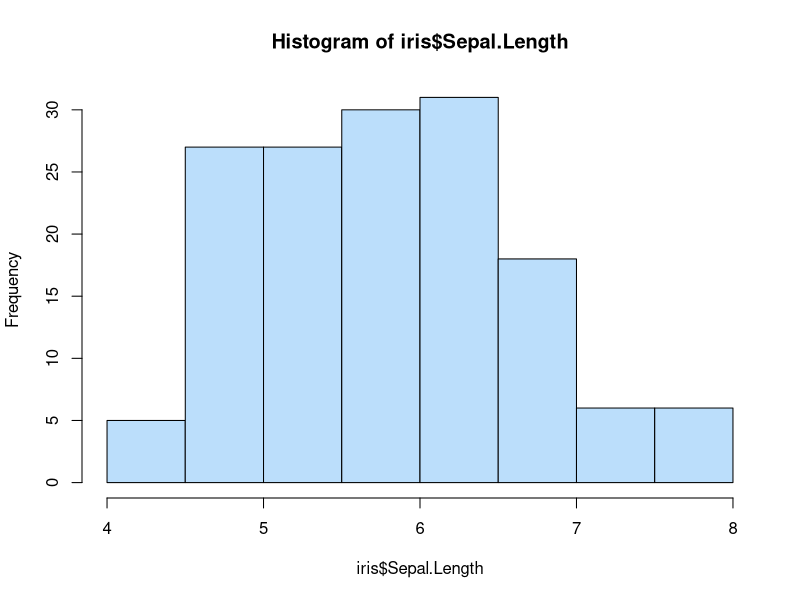
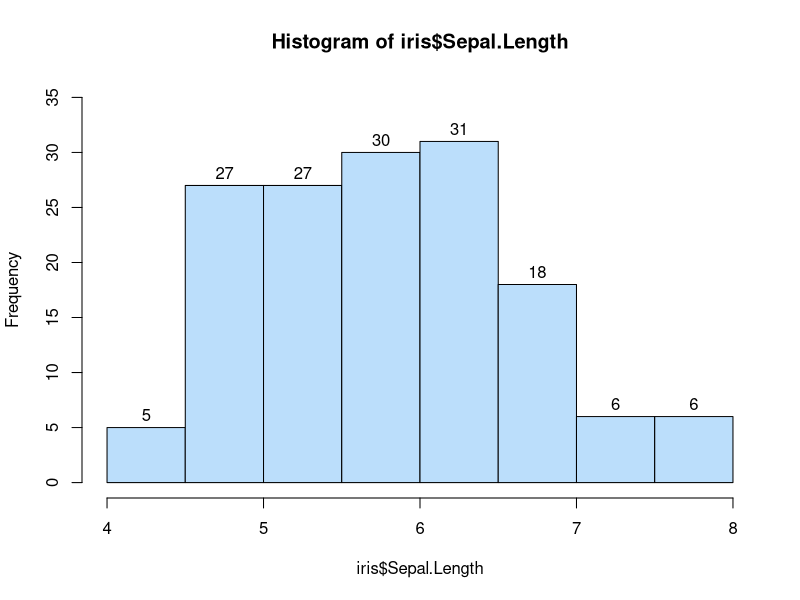
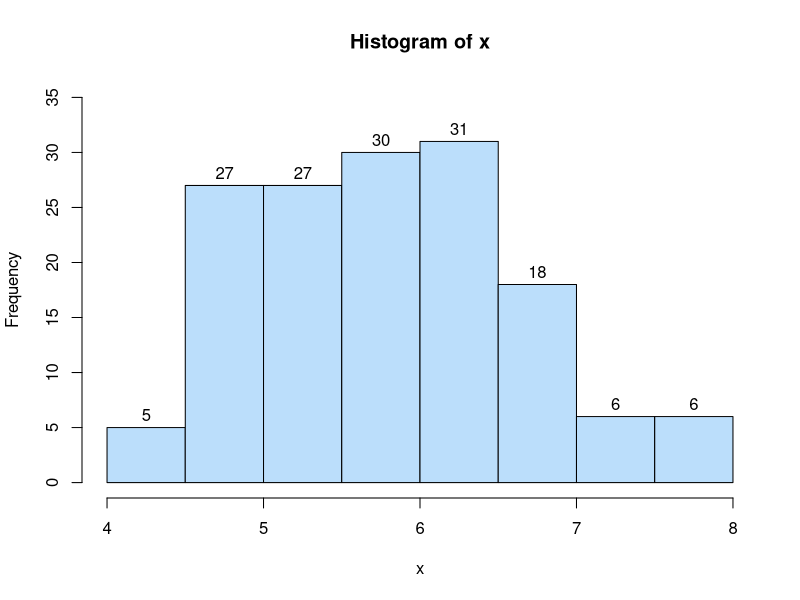
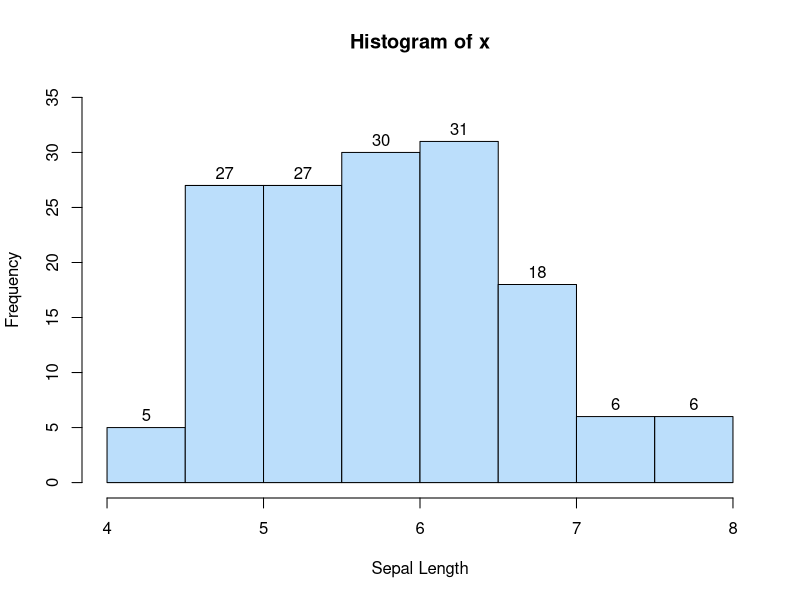
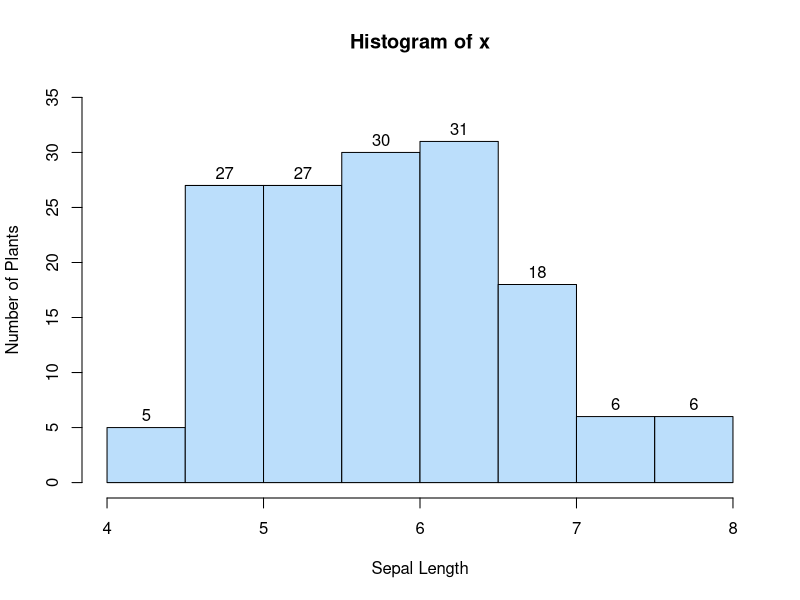
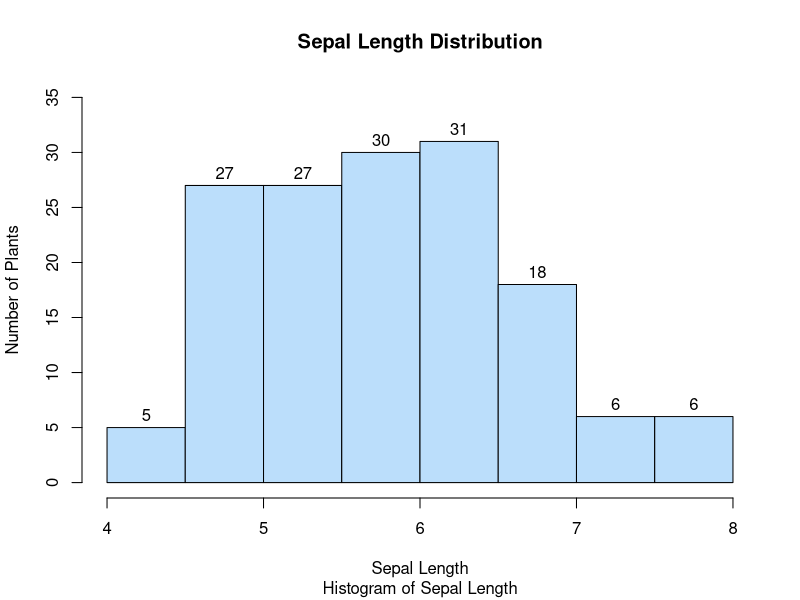

Here is the R script that generated these plots, in order:
## ---- chunk 1
hist(iris$Sepal.Length, col = '#BBDEFB')
## ---- chunk 2
hist(iris$Sepal.Length, col = '#BBDEFB', labels = TRUE, ylim=c(0,35))
## ---- chunk 3
x <- iris$Sepal.Length
hist(x, col = '#BBDEFB', labels = TRUE, ylim=c(0,35))
## ---- chunk 4
x <- iris$Sepal.Length
hist(
  x,
  col = '#BBDEFB',
  labels = TRUE,
  xlab = 'Sepal Length',
  ylim=c(0,35)
)
## ---- chunk 5
x <- iris$Sepal.Length
hist(
  x,
  col = '#BBDEFB',
  labels = TRUE,
  xlab = 'Sepal Length',
  ylab = 'Number of Plants',
  ylim=c(0,35)
)
## ---- chunk 6
x <- iris$Sepal.Length
hist(
  x,
  col = '#BBDEFB',
  labels = TRUE,
  xlab = 'Sepal Length',
  ylab = 'Number of Plants',
  main = 'Sepal Length Distribution',
  sub = 'Histogram of Sepal Length',
  ylim=c(0,35)
)
